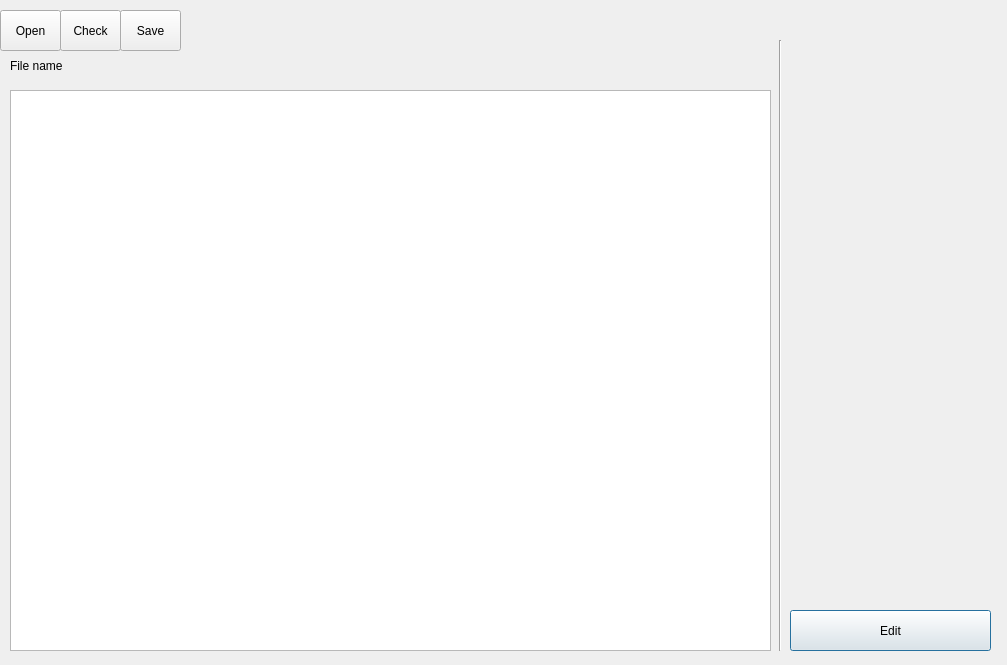
<?xml version="1.0" encoding="UTF-8"?>
<ui version="4.0">
 <class>Editor</class>
 <widget class="QDialog" name="Editor">
  <property name="geometry">
   <rect>
    <x>0</x>
    <y>0</y>
    <width>1007</width>
    <height>665</height>
   </rect>
  </property>
  <property name="windowTitle">
   <string>Dialog</string>
  </property>
  <widget class="QLabel" name="label">
   <property name="geometry">
    <rect>
     <x>10</x>
     <y>50</y>
     <width>701</width>
     <height>31</height>
    </rect>
   </property>
   <property name="text">
    <string>File name</string>
   </property>
  </widget>
  <widget class="Line" name="line">
   <property name="geometry">
    <rect>
     <x>770</x>
     <y>40</y>
     <width>20</width>
     <height>611</height>
    </rect>
   </property>
   <property name="orientation">
    <enum>Qt::Vertical</enum>
   </property>
  </widget>
  <widget class="QTextBrowser" name="textBrowser">
   <property name="geometry">
    <rect>
     <x>10</x>
     <y>90</y>
     <width>761</width>
     <height>561</height>
    </rect>
   </property>
  </widget>
  <widget class="QPushButton" name="pushButton">
   <property name="geometry">
    <rect>
     <x>790</x>
     <y>610</y>
     <width>201</width>
     <height>41</height>
    </rect>
   </property>
   <property name="text">
    <string>Edit</string>
   </property>
  </widget>
  <widget class="QPushButton" name="pushButton_2">
   <property name="geometry">
    <rect>
     <x>0</x>
     <y>10</y>
     <width>61</width>
     <height>41</height>
    </rect>
   </property>
   <property name="text">
    <string>Open</string>
   </property>
  </widget>
  <widget class="QPushButton" name="pushButton_3">
   <property name="geometry">
    <rect>
     <x>60</x>
     <y>10</y>
     <width>61</width>
     <height>41</height>
    </rect>
   </property>
   <property name="text">
    <string>Check</string>
   </property>
  </widget>
  <widget class="QPushButton" name="pushButton_8">
   <property name="geometry">
    <rect>
     <x>120</x>
     <y>10</y>
     <width>61</width>
     <height>41</height>
    </rect>
   </property>
   <property name="text">
    <string>Save</string>
   </property>
  </widget>
 </widget>
 <resources/>
 <connections/>
</ui>
